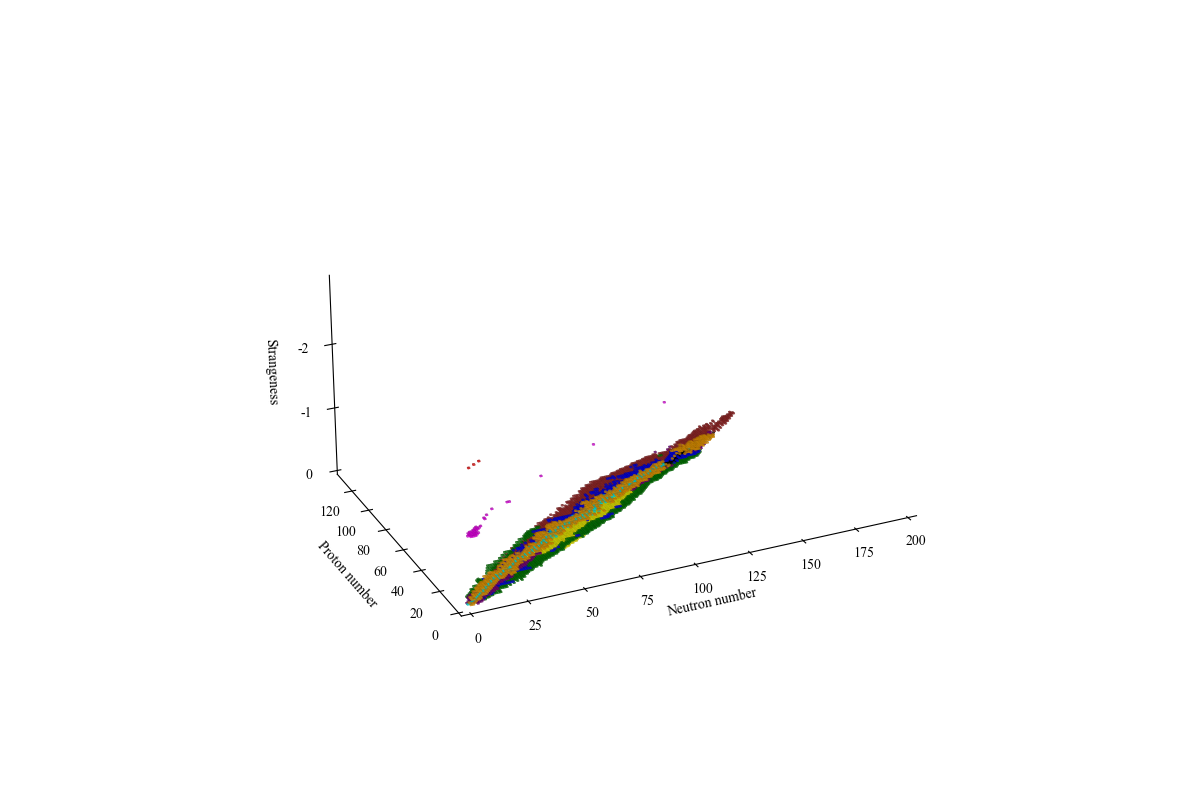

This chart was generated by the following Python code:
import os
import numpy as np
import matplotlib.pyplot as plt
from mpl_toolkits.mplot3d import Axes3D
import pandas as pd

# データパスの設定
path = os.getcwd()
datapath = "modified_data.txt"

# フォント
plt.rcParams["font.family"] = "Times New Roman"
# plt.rcParams["font.size"] = 14

# データの読み込み
data = pd.read_csv(datapath, sep="\t", header=None)
data.columns = ["Z", "N", "MS", "RD", "LP", "FI", "FU", "SP", "PF", "UN", "ST"]

# 色の設定
decay_modes = ["MS", "RD", "LP", "FI", "FU", "SP", "PF", "UN"]
colors = ["cyan", "black", "orange", "yellow", "brown", "blue", "green", "purple"]

fig = plt.figure(figsize=(12, 8))
ax = fig.add_subplot(111, projection="3d")


# 各崩壊形式ごとにプロット
for mode, color in zip(decay_modes, colors):
    mask = data[mode] == 1
    xs = data[mask]["N"].astype(float)
    ys = data[mask]["Z"].astype(float)
    zs = np.zeros_like(xs)
    dx = dy = 1.0  # 立方体のサイズ
    dz = data[mask]["ST"].astype(float) + 0.02  # 少し高さを増加させる
    ax.bar3d(xs, ys, zs, dx, dy, dz, color=color, alpha=0.6)

# ストレンジネス-1
mask_st = data["ST"] == 1
xs = data[mask_st]["N"].astype(float)
ys = data[mask_st]["Z"].astype(float)
zs = np.ones_like(xs)  # Z軸の値を1に設定
dx = dy = 1.0  # 立方体のサイズ
dz = data[mask_st]["ST"].astype(float) + 0.02 - 1  # 少し高さを増加させる
ax.bar3d(xs, ys, zs, dx, dy, dz, color="magenta", alpha=0.6, label="Strangeness")

# ストレンジネス-2
mask_st = data["ST"] == 2
xs = data[mask_st]["N"].astype(float)
ys = data[mask_st]["Z"].astype(float)
zs = np.ones_like(xs) + 1  # Z軸の値を2に設定
dx = dy = 1.0  # 立方体のサイズ
dz = data[mask_st]["ST"].astype(float) + 0.02 - 2  # 少し高さを増加させる
ax.bar3d(xs, ys, zs, dx, dy, dz, color="red", alpha=0.6, label="Strangeness")

# 観察の角度を設定
ax.view_init(elev=25, azim=-115)

# 描写範囲を設定
ax.set_xlim(0, 200)
ax.set_ylim(0, 135)
ax.set_zlim(0, 3)

# XYのアスペクト比を保つ
ax.set_box_aspect([200, 135, 90])  # アスペクト比を調整

# グリッド表示をオフにする
ax.grid(False)

# Z軸の目盛を0, -1, -2に設定
ax.set_zticks([0, 1, 2])
ax.set_zticklabels(["0", "-1", "-2"])

# 軸の設定
ax.set_xlabel("Neutron number")
ax.set_ylabel("Proton number")
ax.set_zlabel("Strangeness")
ax.xaxis.set_pane_color((1.0, 1.0, 1.0, 0.0))
ax.yaxis.set_pane_color((1.0, 1.0, 1.0, 0.0))
ax.zaxis.set_pane_color((1.0, 1.0, 1.0, 0.0))
ax.xaxis._axinfo["grid"].update({"color": "w", "linewidth": 0.0})
ax.yaxis._axinfo["grid"].update({"color": "w", "linewidth": 0.0})
ax.zaxis._axinfo["grid"].update({"color": "w", "linewidth": 0.0})
# ax.xaxis.set_ticks_position("none")
# ax.yaxis.set_ticks_position("none")
# ax.zaxis.set_ticks_position("none")

# プロットの表示
plt.show()

# 画像の保存
fig.savefig("3d_chart.png")
